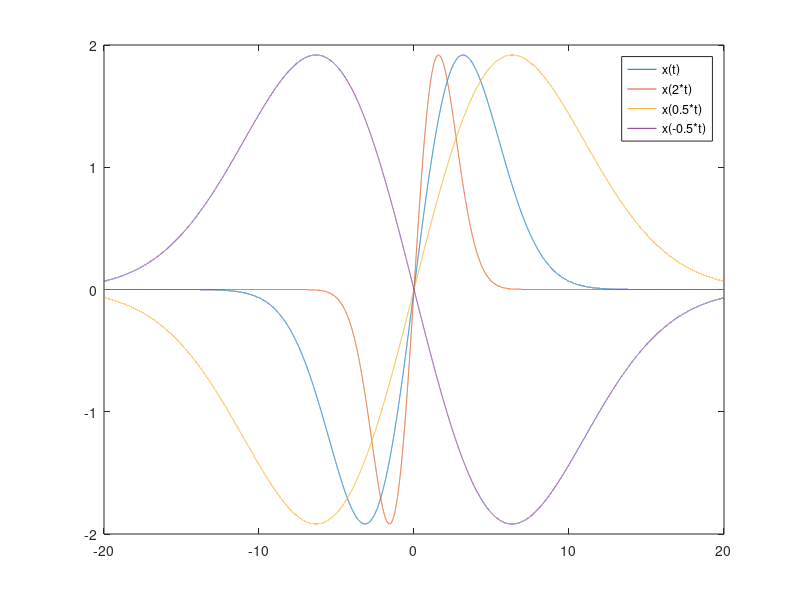

The MATLAB script that drew this image:
% M.5.2 Verschiebung, Spiegelung und Zeitskalierung

% Aufgabe 5.4

% Initialisierung
close; clear; clc;

x=@(t) t.*exp((-t.^2)/20);
t=-20:10^-3:20;

figure(1)
plot(t, x(t));
hold on
plot(t, x(2*t));
plot(t, x(0.5*t));
plot(t, x(-0.5*t));
legend('x(t)', 'x(2*t)', 'x(0.5*t)', 'x(-0.5*t)')
hold off